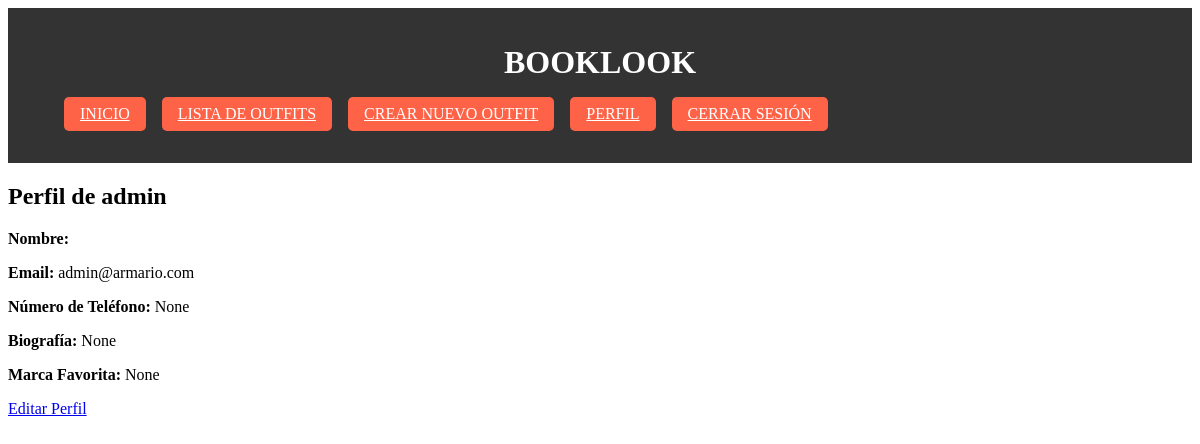
The app's page /perfil/ (signed in) with its own data.
### armario/models.py (models this page shows, shortened)
class PerfilUsuario(models.Model):
    usuario = models.OneToOneField(User, on_delete=models.CASCADE, related_name='perfil')
    numero_telefono = models.CharField(max_length=15, blank=True, null=True, verbose_name="Número de Teléfono")
    biografia = models.TextField(blank=True, null=True, verbose_name="Biografía")
    marca_favorita = models.CharField(max_length=100, blank=True, null=True, verbose_name="Marca Favorita")

### armario/views.py (the view)
# urls.py: path('perfil/', views.perfil, name='perfil'),
@login_required
def perfil(request):
    perfil_usuario = PerfilUsuario.objects.get(usuario=request.user)
    return render(request, 'perfil.html', {'perfil_usuario': perfil_usuario})

### armario/templates/perfil.html
{% extends "base.html" %}
{% block content %}
  <div class="perfil-usuario">
    <h2>Perfil de {{ request.user.username }}</h2>
    <div class="perfil-info">
      <p><strong>Nombre:</strong> {{ request.user.first_name }} {{ request.user.last_name }}</p>
      <p><strong>Email:</strong> {{ request.user.email }}</p>
      <p><strong>Número de Teléfono:</strong> {{ perfil_usuario.numero_telefono }}</p>
      <p><strong>Biografía:</strong> {{ perfil_usuario.biografia }}</p>
      <p><strong>Marca Favorita:</strong> {{ perfil_usuario.marca_favorita }}</p>
    </div>
    <a href="{% url 'editar_perfil' %}" class="btn btn-primary">Editar Perfil</a>
  </div>
{% endblock %}

### records on screen
PerfilUsuario: numero_telefono "None", biografia "None", marca_favorita "None"

### other values on screen
{{ request.user.username }} "admin"
{{ request.user.email }} "admin@armario.com"
